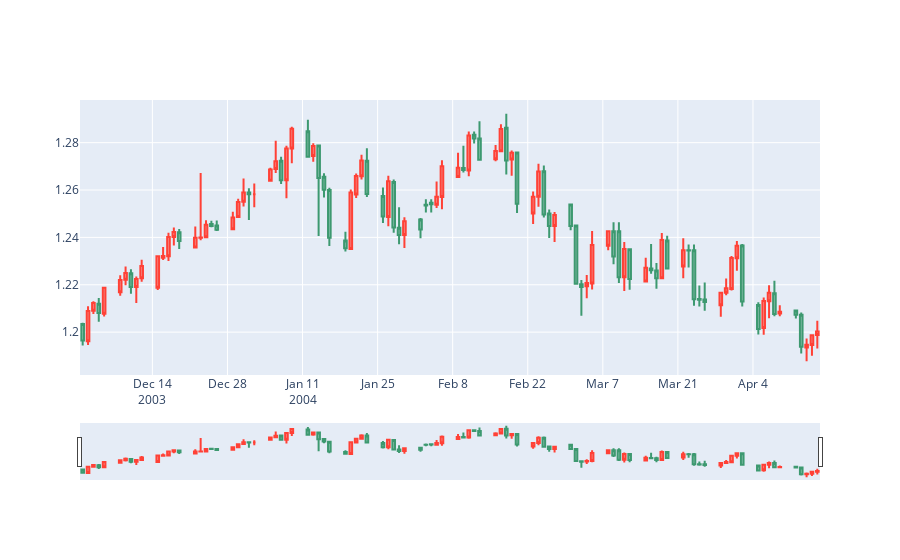

The notebook cell saved with this chart:
### Markdown cell above
# 2 - Visualizing price chart

### Code cell
start_index = 0
num_rows = 100

df_subset = df.iloc[start_index:start_index + num_rows].copy()

fig = make_subplots(rows=1, cols=1)

fig.add_trace(
    go.Candlestick(
        x=df_subset.index,
        open=df_subset['Open'],
        high=df_subset['High'],
        low=df_subset['Low'],
        close=df_subset['Close'],
        name='Price'
    ),
    row=1, col=1
)
